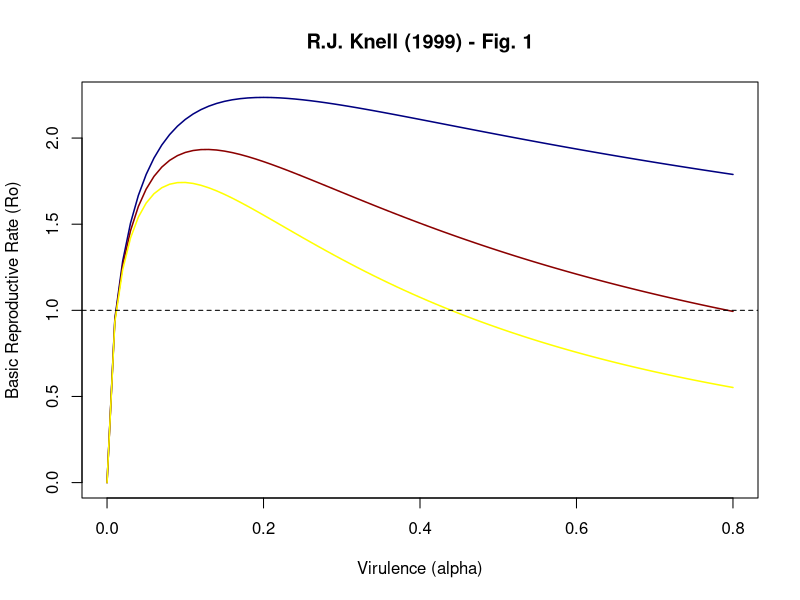

This chart was generated by the following R code:
#########################
### STDs & Sexual Seln
### R.J. Knell
########################
beta = 1
alpha = seq(0, 0.8, 0.01)
y = 0.5
c = 2
z = c(0, 1, 2)
b = 0.1
gamma = 0.1 
Out <- matrix(0, length(alpha), length(z))

for (i in 1:length(z)){
Out[,i] <- ((beta*alpha^y)*(c/(1+alpha)^z[i]))/(alpha + b + gamma)
}
plot(alpha, Out[,1], 'l', xlab='Virulence (alpha)', ylab='Basic Reproductive Rate (Ro)', lwd=1.5, col='navy', main='R.J. Knell (1999) - Fig. 1')
lines(alpha, Out[,2], 'l', lwd=1.5, col='dark red')
lines(alpha, Out[,3], 'l', lwd=1.5, col='yellow')
abline(h=1, lty=2)